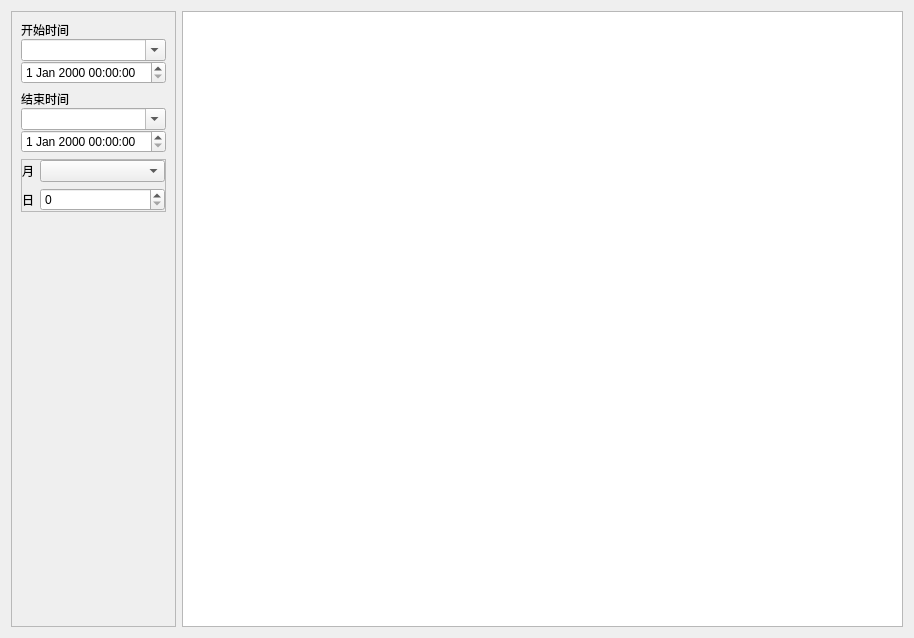
<?xml version="1.0" encoding="UTF-8"?>
<ui version="4.0">
 <class>w_rpt_report_daybusinessreprot_Dialog</class>
 <widget class="QDialog" name="w_rpt_report_daybusinessreprot_Dialog">
  <property name="geometry">
   <rect>
    <x>0</x>
    <y>0</y>
    <width>914</width>
    <height>638</height>
   </rect>
  </property>
  <property name="windowTitle">
   <string>Dialog</string>
  </property>
  <layout class="QHBoxLayout" name="horizontalLayout" stretch="0,1">
   <item>
    <widget class="QFrame" name="frame">
     <property name="minimumSize">
      <size>
       <width>0</width>
       <height>0</height>
      </size>
     </property>
     <property name="maximumSize">
      <size>
       <width>16777215</width>
       <height>16777215</height>
      </size>
     </property>
     <property name="frameShape">
      <enum>QFrame::StyledPanel</enum>
     </property>
     <property name="frameShadow">
      <enum>QFrame::Raised</enum>
     </property>
     <property name="outer_stylesheet" stdset="0">
      <string>frame_back_round</string>
     </property>
     <layout class="QVBoxLayout" name="verticalLayout_6" stretch="0,0,0,0,1">
      <property name="leftMargin">
       <number>9</number>
      </property>
      <property name="rightMargin">
       <number>9</number>
      </property>
      <item>
       <layout class="QVBoxLayout" name="verticalLayout_3">
        <property name="spacing">
         <number>0</number>
        </property>
        <item>
         <widget class="QLabel" name="label">
          <property name="text">
           <string>开始时间</string>
          </property>
         </widget>
        </item>
        <item>
         <widget class="lds_ComboBox" name="comboBox_start">
          <property name="editable">
           <bool>true</bool>
          </property>
         </widget>
        </item>
        <item>
         <widget class="lds_datetimeEdit" name="dateTimeEdit"/>
        </item>
       </layout>
      </item>
      <item>
       <layout class="QVBoxLayout" name="verticalLayout_5">
        <property name="spacing">
         <number>0</number>
        </property>
        <item>
         <widget class="QLabel" name="label_2">
          <property name="text">
           <string>结束时间</string>
          </property>
         </widget>
        </item>
        <item>
         <widget class="lds_ComboBox" name="comboBox_end">
          <property name="editable">
           <bool>true</bool>
          </property>
         </widget>
        </item>
        <item>
         <widget class="lds_datetimeEdit" name="dateTimeEdit_2"/>
        </item>
       </layout>
      </item>
      <item>
       <widget class="QFrame" name="frame_2">
        <property name="frameShape">
         <enum>QFrame::StyledPanel</enum>
        </property>
        <property name="frameShadow">
         <enum>QFrame::Raised</enum>
        </property>
        <layout class="QVBoxLayout" name="verticalLayout">
         <property name="leftMargin">
          <number>0</number>
         </property>
         <property name="topMargin">
          <number>0</number>
         </property>
         <property name="rightMargin">
          <number>0</number>
         </property>
         <property name="bottomMargin">
          <number>0</number>
         </property>
         <item>
          <layout class="QGridLayout" name="gridLayout_2" columnstretch="0,1">
           <item row="0" column="0">
            <widget class="QLabel" name="label_5">
             <property name="text">
              <string>月</string>
             </property>
            </widget>
           </item>
           <item row="0" column="1">
            <widget class="lds_ComboBox" name="comboBox_beginmonth">
             <property name="editable">
              <bool>false</bool>
             </property>
            </widget>
           </item>
           <item row="1" column="0">
            <widget class="QLabel" name="label_8">
             <property name="text">
              <string>日</string>
             </property>
            </widget>
           </item>
           <item row="1" column="1">
            <widget class="QSpinBox" name="spinBox_beginday"/>
           </item>
          </layout>
         </item>
        </layout>
       </widget>
      </item>
      <item>
       <widget class="lds_toolbar" name="widget"/>
      </item>
      <item>
       <spacer name="verticalSpacer">
        <property name="orientation">
         <enum>Qt::Vertical</enum>
        </property>
        <property name="sizeHint" stdset="0">
         <size>
          <width>20</width>
          <height>40</height>
         </size>
        </property>
       </spacer>
      </item>
     </layout>
    </widget>
   </item>
   <item>
    <widget class="lds_tableView" name="tableView"/>
   </item>
  </layout>
 </widget>
 <customwidgets>
  <customwidget>
   <class>lds_datetimeEdit</class>
   <extends>QDateTimeEdit</extends>
   <header>lds_datetimeedit.h</header>
  </customwidget>
  <customwidget>
   <class>lds_toolbar</class>
   <extends>QFrame</extends>
   <header>lds_toolbar.h</header>
   <container>1</container>
  </customwidget>
  <customwidget>
   <class>lds_ComboBox</class>
   <extends>QComboBox</extends>
   <header>lds_combobox.h</header>
  </customwidget>
  <customwidget>
   <class>lds_tableView</class>
   <extends>QTableView</extends>
   <header>lds_tableview.h</header>
  </customwidget>
 </customwidgets>
 <tabstops>
  <tabstop>comboBox_beginmonth</tabstop>
  <tabstop>comboBox_end</tabstop>
  <tabstop>spinBox_beginday</tabstop>
  <tabstop>comboBox_start</tabstop>
 </tabstops>
 <resources/>
 <connections/>
</ui>
